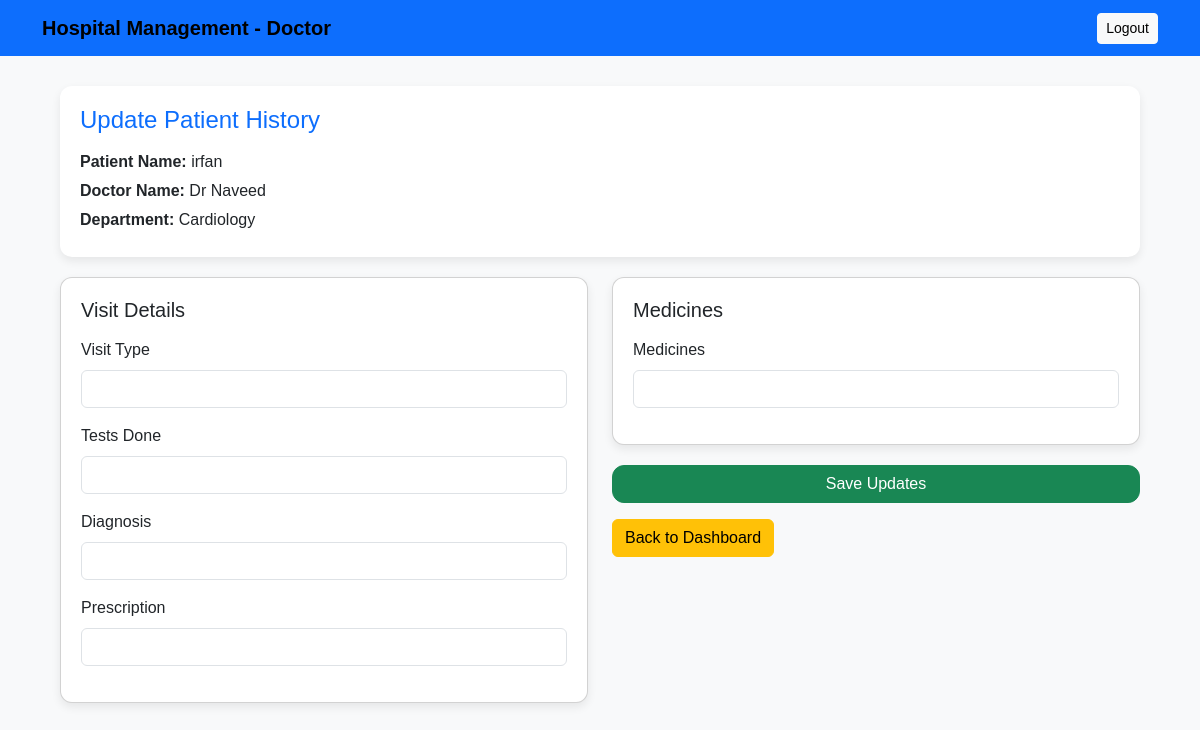
Screenshot of /doctor/appointment/3/update (signed in) with the database file from the repository.
### application/models.py (models this page shows)
class Patient(db.Model):
    id = db.Column(db.Integer, primary_key=True)
    name = db.Column(db.String(100), nullable=False)
    email = db.Column(db.String(100), unique=True)
    phone = db.Column(db.String(20))
    user_id = db.Column(db.Integer, db.ForeignKey('user.id'))

class Doctor(db.Model):
    id = db.Column(db.Integer, primary_key=True)
    name = db.Column(db.String(100), nullable=False)
    email = db.Column(db.String(100), unique=True)
    phone = db.Column(db.String(20), nullable=False)
    experience = db.Column(db.Integer)
    details = db.Column(db.Text)
    available_slots = db.Column(db.Text)  # Could store JSON string for slots
    department_id = db.Column(db.Integer, db.ForeignKey('department.id'))
    department = db.relationship('Department', backref='doctors')

class Department(db.Model):
    id = db.Column(db.Integer, primary_key=True)
    name = db.Column(db.String(100), nullable=False)
    details = db.Column(db.Text)

### application/controllers.py (the view, shortened to what this page needs)
    @app.route('/doctor/appointment/<int:appointment_id>/update', methods=['GET'])
    def doctor_update_appointment(appointment_id):
        if session.get('role') != 'doctor':
            flash("Access denied!", "danger")
            return redirect(url_for('login'))
        appointment = Appointment.query.get_or_404(appointment_id)
        doctor = Doctor.query.filter_by(email=User.query.get(session['user_id']).email).first()
        if appointment.doctor_id != doctor.id:
            flash("You cannot edit this appointment.", "danger")
            return redirect(url_for('doctor_dashboard'))
        patient = Patient.query.get(appointment.patient_id)
        department = Department.query.get(appointment.department_id)
        history = TreatmentHistory.query.filter_by(
            doctor_id=doctor.id,
            patient_id=patient.id
        ).first()
        return render_template(
            'update_history.html',
            appointment=appointment,
            patient=patient,
            doctor=doctor,
            department=department,
            history=history  # <-- pass it here
        )

### templates/update_history.html (shortened to what this page needs)
<!DOCTYPE html>
<html lang="en">
<head>
    <link rel="stylesheet" href="/static/style.css">
    <link href="https://cdn.jsdelivr.net/npm/bootstrap@5.3.8/dist/css/bootstrap.min.css" rel="stylesheet">
</head>
<body>
<nav class="navbar navbar-expand-lg">
    <div class="container">
        <a class="navbar-brand">Hospital Management - Doctor</a>
        <div class="ms-auto">
            <a href="/logout" class="btn btn-light btn-sm">Logout</a>
        </div>
    </div>
</nav>
<div id="main">
    <div class="table-section" id="patient-info">
        <h4>Update Patient History</h4>
        <p><strong>Patient Name:</strong> {{ patient.name }}</p>
        <p><strong>Doctor Name:</strong> {{ doctor.name }}</p>
        <p><strong>Department:</strong> {{ department.name }}</p>
    </div>
    <form action="/doctor/patient/{{ patient.id }}/update" method="POST">
        <div class="row">
            <div class="col-md-6">
                <div class="card">
                    <h5 class="mb-3">Visit Details</h5>
                    <div class="mb-3">
                        <label for="visit_type" class="form-label">Visit Type</label>
                        <input type="text" name="visit_type" class="form-control" id="visit_type" value="{{ history.visit_type }}" required>
                    </div>
                    <div class="mb-3">
                        <label for="test_done" class="form-label">Tests Done</label>
                        <input type="text" name="test_done" class="form-control" id="test_done" value="{{ history.test_done }}">
                    </div>
                    <div class="mb-3">
                        <label for="diagnosis" class="form-label">Diagnosis</label>
                        <input type="text" name="diagnosis" class="form-control" id="diagnosis" value="{{ history.diagnosis }}" required>
                    </div>
                    <div class="mb-3">
                        <label for="prescription" class="form-label">Prescription</label>
                        <input type="text" name="prescription" class="form-control" id="prescription" value="{{ history.prescription }}">
                    </div>
                </div>
            </div>
            <div class="col-md-6">
                <div class="card">
                    <h5 class="mb-3">Medicines</h5>
                    <div class="mb-3">
                        <label for="medicines" class="form-label">Medicines</label>
                        <input type="text" name="medicines" class="form-control" id="medicines" value="{{ history.medicines }}">
                    </div>
                </div>
                <div class="mt-3">
                    <button type="submit" class="btn btn-success btn-save">Save Updates</button>
                </div>
                <div class="mt-3">
                    <a href="{% if user_role == 'doctor' %}{{ url_for('doctor_dashboard') }}{% else %}{{ url_for('admin_dashboard') }}{% endif %}" class="btn btn-warning">
                        Back to Dashboard
                    </a>
                </div>
            </div>
        </div>
    </form>
</div>
</body>
</html>

### static/style.css (style rules this page uses)
#main { margin-top: 10px; max-width: 60%; margin: auto; height: 700px; }

### templates/update_history.html (style rules this page uses)
body { background: #f8f9fa; font-family: Arial, sans-serif; }
.navbar { background: #0d6efd; color: white; font-weight: 600; margin-bottom: 20px; }
#main { max-width: 90%; margin: 30px auto; }
.table-section, .card { background: white; border-radius: 12px; box-shadow: 0 4px 10px rgba(0,0,0,0.08); padding: 20px; margin-bottom: 20px; }
h4 { color: #0d6efd; margin-bottom: 15px; }
#patient-info p { margin-bottom: 5px; }
.btn-save { border-radius: 12px; width: 100%; }

### rows the page displays
Patient: name "irfan"
Doctor: name "Dr Naveed"
Department: name "Cardiology"
